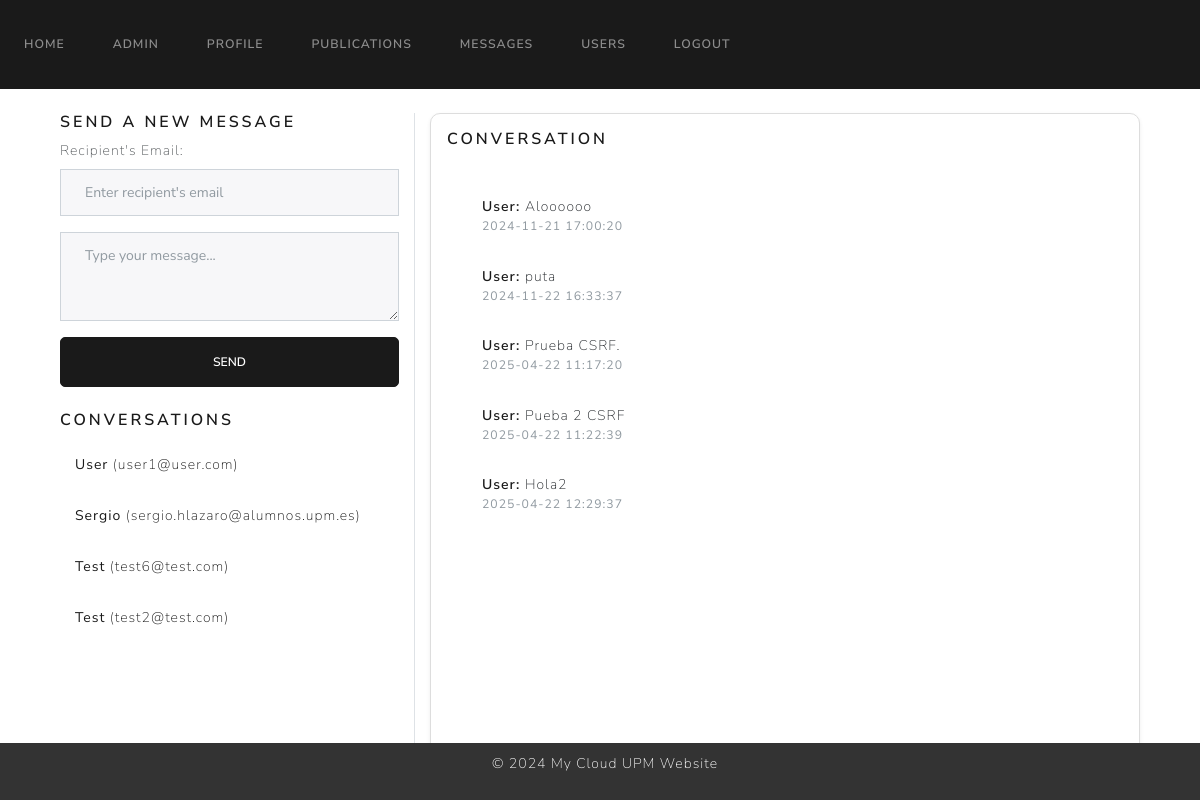
The app's page /messages?user_id=2 (signed in) with its own data.
### website/models.py (models this page shows)
class User(UserMixin, db.Model):
    id = db.Column(db.Integer, primary_key=True)
    name = db.Column(db.String(100), unique=False, nullable=False)
    surname = db.Column(db.String(100), unique=False, nullable=False)
    email = db.Column(db.String(100), unique=True, nullable=False)
    password = db.Column(db.String(100), nullable=False)
    bio = db.Column(db.Text, default="This is my bio.")  # Bio field
    role = db.Column(db.Integer, nullable=False, default=1)  # 0 para admin, 1 para usuario regular
    is_blocked = db.Column(db.Boolean, nullable=False, default=False)  # Nuevo campo para indicar si el usuario está bloqueado
    profile_pic = db.Column(db.String(150), default='default.jpg')
    twitter = db.Column(db.String(255), nullable=True)    # Twitter URL
    linkedin = db.Column(db.String(255), nullable=True)   # LinkedIn URL
    publications = db.relationship('Publication')
    login_records = db.relationship('LoginRecord')

class Message(db.Model):
    id = db.Column(db.Integer, primary_key=True)
    sender_id = db.Column(db.Integer, db.ForeignKey('user.id'), nullable=False)
    receiver_id = db.Column(db.Integer, db.ForeignKey('user.id'), nullable=False)
    content = db.Column(db.Text, nullable=False)
    timestamp = db.Column(db.DateTime, default=func.now())
    sender = db.relationship('User', foreign_keys=[sender_id], backref='sent_messages')
    receiver = db.relationship('User', foreign_keys=[receiver_id], backref='received_messages')

### website/views.py (the view)
@views.route('/messages', methods=['GET'])
@login_required
def messages():
    users_contacted = User.query.filter(
        User.id != current_user.id,
        or_(
            and_(Message.sender_id == current_user.id, Message.receiver_id == User.id),
            and_(Message.receiver_id == current_user.id, Message.sender_id == User.id)
        )
    ).distinct().all()
    selected_user_id = request.args.get('user_id', type=int)
    conversation = None
    if selected_user_id:
        conversation = Message.query.filter(
            or_(
                and_(Message.sender_id == current_user.id, Message.receiver_id == selected_user_id),
                and_(Message.receiver_id == current_user.id, Message.sender_id == selected_user_id)
            )
        ).order_by(Message.timestamp).all()
    return render_template(
        'messages.html',
        user=current_user,
        users_contacted=users_contacted,
        conversation=conversation,
        selected_user_id=selected_user_id
    )

### website/templates/messages.html (shortened to what this page needs)
{% extends "base.html" %}
{% block content %}
<div class="container mt-4">
    <div class="row">
        <div class="col-md-4 border-end">
            <div class="mb-4">
                <h5 class="text-primary">Send a New Message</h5>
                <form method="POST" action="{{ url_for('views.send_message') }}">
                    <div class="mb-3">
                        <label for="receiver_email" class="form-label">Recipient's Email:</label>
                        <input type="email" name="receiver_email" class="form-control" placeholder="Enter recipient's email" required>
                    </div>
                    <div class="mb-3">
                        <textarea name="content" class="form-control" rows="3" placeholder="Type your message..." required></textarea>
                    </div>
                    <button type="submit" class="btn btn-primary w-100">Send</button>
                </form>
            </div>
            <div>
                <h5 class="text-primary">Conversations</h5>
                <ul class="list-group">
                    {% for user in users_contacted %}
                    <li class="list-group-item">
                        <a href="{{ url_for('views.messages', user_id=user.id) }}" class="text-decoration-none">
                            <strong>{{ user.name }}</strong> ({{ user.email }})
                        </a>
                    </li>
                    {% endfor %}
                </ul>
            </div>
        </div>
        <div class="col-md-8">
            <div class="card shadow-sm p-3">
                <h5 class="card-title text-primary">Conversation</h5>
                <div class="card-body" style="height: 625px; overflow-y: auto;">
                    {% if conversation %}
                    <ul class="list-group">
                        {% for message in conversation %}
                        <li class="list-group-item">
                            <strong class="{% if message.sender_id == current_user.id %}text-success{% else %}text-primary{% endif %}">
                                {% if message.sender_id == current_user.id %}You{% else %}{{ message.sender.name }}{% endif %}:
                            </strong>
                            <span>{{ message.content }}</span>
                            <small class="text-muted d-block">{{ message.timestamp }}</small>
                        </li>
                        {% endfor %}
                    </ul>
                    {% else %}
                    <p class="text-muted">Select a user to view the conversation or start a new message on the left.</p>
                    {% endif %}
                </div>
            </div>
        </div>
    </div>
</div>
{% endblock %}

### website/templates/messages.html (style rules this page uses)
.card { border-radius: 10px; border: 1px solid #ddd; }
.list-group-item { border: none; padding: 15px; }
.btn { border-radius: 5px; }
.text-primary { font-weight: 600; }

### records on screen
User: name "User", email "user1@user.com"
User: name "Sergio", email "sergio.hlazaro@alumnos.upm.es"
User: name "Test", email "test6@test.com"
User: name "Test", email "test2@test.com"
Message: sender.name "User", content "Aloooooo", timestamp "2024-11-21 17:00:20"
Message: sender.name "User", content "puta", timestamp "2024-11-22 16:33:37"
Message: sender.name "User", content "Prueba CSRF.", timestamp "2025-04-22 11:17:20"
Message: sender.name "User", content "Pueba 2 CSRF", timestamp "2025-04-22 11:22:39"
Message: sender.name "User", content "Hola2", timestamp "2025-04-22 12:29:37"
